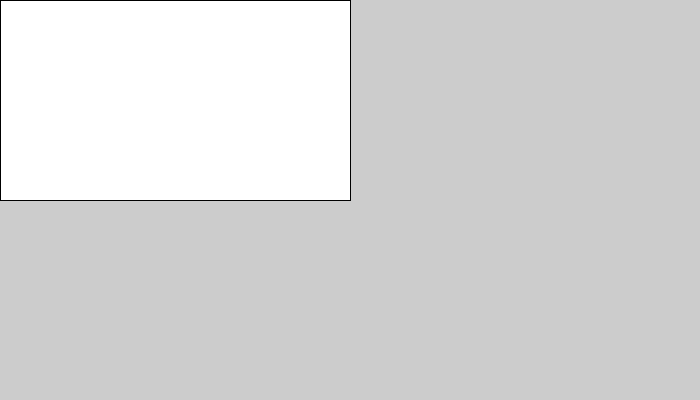
Frame 1 (no input)
Frame 60 (the mouse pressed at the canvas centre just before this capture): identical to frame 1, image omitted
Frame 120 (the mouse held since frame 60 and released just before this capture): identical to frame 1, image omitted

The Processing sketch that drew this single still picture (run headless with seeded random() and noise(); from frame 60 on, the mouse is pressed at the canvas centre):

// Processing sketch: hello_world_pde
// ── hello_world_pde.pde
//Global Variables
int appWidth, appHeight;
float centerWidth, centerHeight, xStart, yStart, widthRect, heightRect;
//
void setup() {
  //Declare Display Geometry: square, landscape, portrait
  size(700, 400); //Use size for debugging
  //fullScreen(); //Use fullScreen for easy deployment
  appWidth = width;
  appHeight = height;
  //
  //Concatenation
  println("\t\t\tWidth="+width, "\tHeight="+height); //key variables
  println("Display Monitor:", "\twidth="+displayWidth, "& height="+displayHeight);
  //
  //Ternary Operator
  String ls="Landscape or Square", p="portrait", DO="Display Orientation", instruct="Bru, turn your phun";
  //String orientation = ( appWidth >= appHeight ) ? ls : p;
  //println (DO, orientation);
  if ( appWidth < appHeight ) { //Declare Landscape Mode
    println(instruct);
  } else {
    //Fit CANVAS into Display Monitor
    if ( appWidth > displayWidth ) appWidth = 0; //CANVAS-width will not fit
    if ( appHeight > displayHeight ) appHeight = 0; //CANVAS-height will not fit
    if ( appWidth != 0 && appHeight != 0 ) {
      print("Display Geoemtry is Good to Go.");
    } else {
      println("STOP, is broken");
    }
  }
  //Population
  centerWidth = width * 1/2;
  centerHeight = height * 1/2;
  xStart = centerWidth - (width * 1/2);
  widthRect = width * 1/2;
  heightRect = height * 1/2;
  //
  //If ORIENTATION is wrong ... feedback to change it
  //if ( orientation==p ) println(instruct);
  //
} //End setup
//
void draw() {
  rect(xStart, yStart, widthRect, heightRect);
} //End draw
//
void keyPressed() {
} //End keyPressed
//
void mousePressed() {
} //End mousePressed
//
// End Main Program
